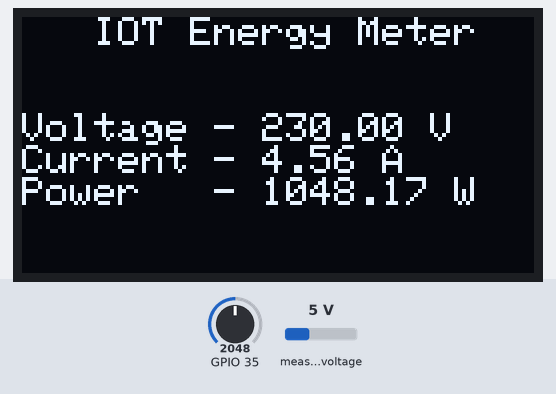
Simulated run of this sketch. Board: ESP32. Shown: 128×64 one-colour display. The inputs (shaded band) are chosen by the test bench; at power-on: measured voltage 5 V, GPIO 35 = 2048. WiFi joins after 1.5 s; servers stay silent unless stated; the display library's start-up logo is not drawn; what the sketch prints to the serial monitor is not drawn.

Above: at 4.7 s.
4.8 s: measured voltage set to 0.3 V
At 5.8 s:
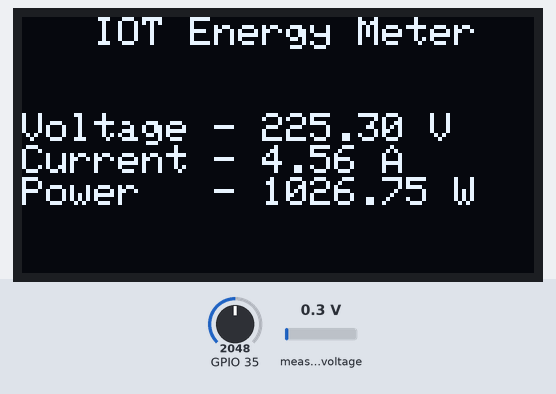
6.5 s: GPIO 35 set to 2866
At 8.0 s:
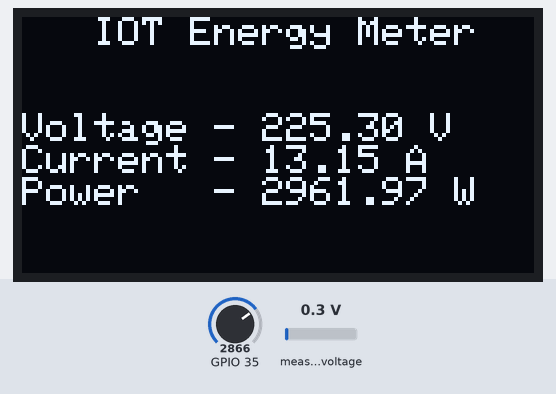
8.5 s: measured voltage set to 3.8 V
At 10.2 s:
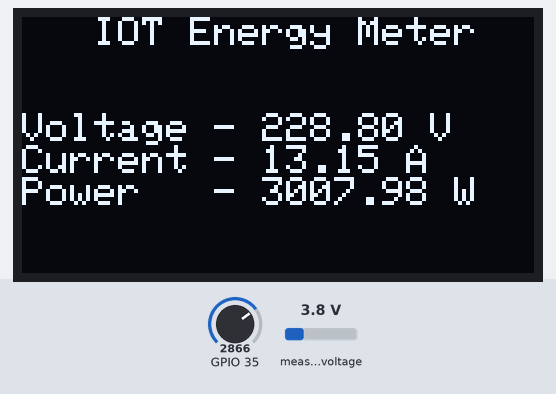
10.5 s: GPIO 35 set to 3603
At 11.3 s:
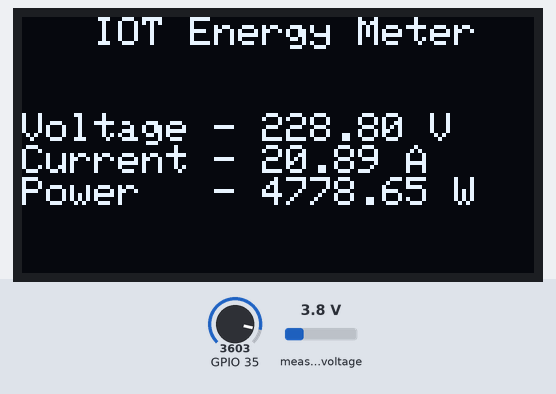
12.5 s: measured voltage set to 7.5 V
At 13.5 s:
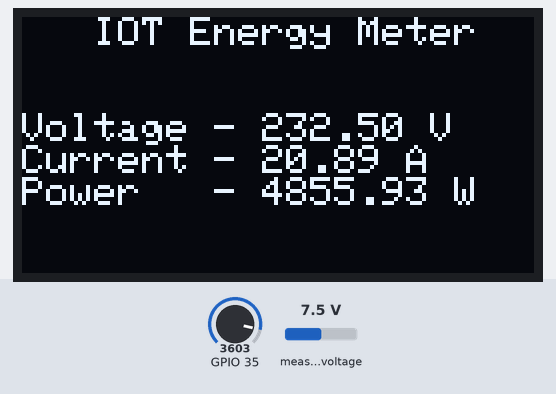
14.5 s: GPIO 35 set to 4095
At 15.7 s:
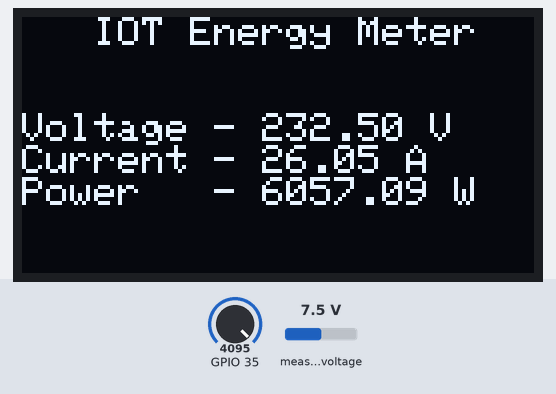
Timing chart, 0 to 17.5 s (numbered marks = the images above; inputs shaded):
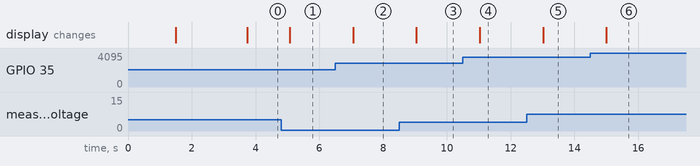

Measured:
- after the input at 4.8 s, the display: changes after 0.27 s (image 1)
- after the input at 6.5 s, the display: changes after 0.56 s (image 2)
- after the input at 8.5 s, the display: changes after 0.54 s (image 3)
- after the input at 10.5 s, the display: changes after 0.53 s (image 4)
- after the input at 12.5 s, the display: changes after 0.52 s (image 5)
- after the input at 14.5 s, the display: changes after 0.50 s (image 6)

The sketch:

Arduino_Cloud_IOT_Energy_Monitoring.ino
```cpp
#include "arduino_secrets.h"
/*
  Sketch generated by the Arduino IoT Cloud Thing "Untitled 2"
  https://create.arduino.cc/cloud/things/333b3b19-7253-48b4-90ba-8bfd19ab170b

  Arduino IoT Cloud Variables description

  The following variables are automatically generated and updated when changes are made to the Thing

  CloudElectricCurrent current;
  CloudElectricPotential voltage;
  CloudPower power;

  Variables which are marked as READ/WRITE in the Cloud Thing will also have functions
  which are called when their values are changed from the Dashboard.
  These functions are generated with the Thing and added at the end of this sketch.
*/

#include "thingProperties.h"
#include <SPI.h>
#include <Wire.h>
#include <Adafruit_GFX.h>
#include <Adafruit_SSD1306.h>

#define SCREEN_WIDTH 128 // OLED display width, in pixels
#define SCREEN_HEIGHT 64 // OLED display height, in pixels

#define OLED_RESET     -1 // Reset pin # (or -1 if sharing Arduino reset pin)
#define SCREEN_ADDRESS 0x3C ///< See datasheet for Address; 0x3D for 128x64, 0x3C for 128x32
Adafruit_SSD1306 display(SCREEN_WIDTH, SCREEN_HEIGHT, &Wire, OLED_RESET);

#define NUMFLAKES     10 // Number of snowflakes in the animation example


#include <ZMPT101B.h>

#define SENSITIVITY 553.0f // Voltage calibaration value

// ZMPT101B sensor output connected to analog pin A0
// and the voltage source frequency is 50 Hz.
ZMPT101B voltageSensor(34, 50.0);

void setup() {
  // Initialize serial and wait for port to open:
  Serial.begin(9600);
  // This delay gives the chance to wait for a Serial Monitor without blocking if none is found
  delay(1500);

  // Defined in thingProperties.h
  initProperties();

  // Connect to Arduino IoT Cloud
  ArduinoCloud.begin(ArduinoIoTPreferredConnection);

  /*
     The following function allows you to obtain more information
     related to the state of network and IoT Cloud connection and errors
     the higher number the more granular information you’ll get.
     The default is 0 (only errors).
     Maximum is 4
  */
  setDebugMessageLevel(2);
  ArduinoCloud.printDebugInfo();

  // SSD1306_SWITCHCAPVCC = generate display voltage from 3.3V internally
  if (!display.begin(SSD1306_SWITCHCAPVCC, SCREEN_ADDRESS)) {
    Serial.println(F("SSD1306 allocation failed"));
    for (;;); // Don't proceed, loop forever
  }

  // Show initial display buffer contents on the screen --
  // the library initializes this with an Adafruit splash screen.
  display.display();
  delay(2000); // Pause for 2 seconds

  // Clear the buffer
  display.clearDisplay();
  display.display();

  analogSetPinAttenuation(35, ADC_0db);
  // Change the sensitivity value based on value you got from the calibrate
  // example.
  voltageSensor.setSensitivity(SENSITIVITY);
}

void loop() {
  ArduinoCloud.update();

  // read the voltage and then print via Serial.

  int a = 0;
  for (int j = 0; j < 1024; j++) {
    a += analogRead(35);
  }

  //Serial.println(a/1024);
  a = (a / 1024) - 1614;
  if (a < 2)
  {
    a = 0;
  }
  float volt = voltageSensor.getRmsVoltage();
  Serial.print("Voltage : ");
  Serial.print(volt);
  float AMPv = ((float(a) / 4095.0) * 43.0);

  Serial.print("V  Current : ");
  Serial.print(AMPv, 3 );
  Serial.print("I  Power : ");
  Serial.print(volt * AMPv );
  Serial.println("W");


  // Displaying Data on OLED Screen

  display.clearDisplay();

  display.setTextSize(1);             // Normal 1:1 pixel scale
  display.setTextColor(SSD1306_WHITE);        // Draw white text
  display.setCursor(0, 0);            // Start at top-left corner

  display.print(F("   IOT Energy Meter  "));
  display.println(F("     "));
  display.println(F("     "));
  display.print(F("Voltage - ")); display.print(volt); display.println(F(" V"));
  display.print(F("Current - ")); display.print(AMPv);display.println(F(" A"));
  display.print(F("Power   - ")); display.print(volt * AMPv );display.println(F(" W"));
  display.display();

  // Sending Data To Cloud
  current = AMPv;
  voltage = volt;
  power = volt * AMPv;


  delay(500);
  // Your code here


}


/*
  Since Voltage is READ_WRITE variable, onVoltageChange() is
  executed every time a new value is received from IoT Cloud.
*/
void onVoltageChange()  {
  // Add your code here to act upon Voltage change
}

/*
  Since Current is READ_WRITE variable, onCurrentChange() is
  executed every time a new value is received from IoT Cloud.
*/
void onCurrentChange()  {
  // Add your code here to act upon Current change
}

/*
  Since Power is READ_WRITE variable, onPowerChange() is
  executed every time a new value is received from IoT Cloud.
*/
void onPowerChange()  {
  // Add your code here to act upon Power change
}
```

arduino_secrets.h
```cpp
#define SECRET_SSID "SSID"
#define SECRET_OPTIONAL_PASS "PASS"
#define SECRET_DEVICE_KEY "DEVICE_KEY"
```

thingProperties.h
```cpp
// Code generated by Arduino IoT Cloud, DO NOT EDIT.

#include <ArduinoIoTCloud.h>
#include <Arduino_ConnectionHandler.h>

const char DEVICE_LOGIN_NAME[]  = "0615a07b-c3c7-42a6-b0f9-b627d57552c0";

const char SSID[]               = SECRET_SSID;    // Network SSID (name)
const char PASS[]               = SECRET_OPTIONAL_PASS;    // Network password (use for WPA, or use as key for WEP)
const char DEVICE_KEY[]  = SECRET_DEVICE_KEY;    // Secret device password

void onCurrentChange();
void onVoltageChange();
void onPowerChange();

CloudElectricCurrent current;
CloudElectricPotential voltage;
CloudPower power;

void initProperties(){

  ArduinoCloud.setBoardId(DEVICE_LOGIN_NAME);
  ArduinoCloud.setSecretDeviceKey(DEVICE_KEY);
  ArduinoCloud.addProperty(current, READWRITE, ON_CHANGE, onCurrentChange);
  ArduinoCloud.addProperty(voltage, READWRITE, ON_CHANGE, onVoltageChange);
  ArduinoCloud.addProperty(power, READWRITE, ON_CHANGE, onPowerChange);

}

WiFiConnectionHandler ArduinoIoTPreferredConnection(SSID, PASS);
```
